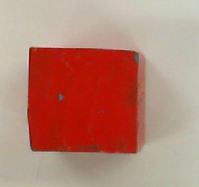
#> input picture gen_semantic_data/cube_shadow.png, 199 x 187 px, given in place of 0.png, which was not available
$ python accuracy.py
#> lines starting #> are read from the running program, lines starting #| are printed output that depends on the picture; pictures that were not available may be replaced by others from this repository, and a replacement may not be noted
import cv2
import numpy as np
import argparse
import os
import signal


label_list = [[0, 0, 0], [1, 1, 1], [2, 2, 2], [3, 3, 3]]
color_list = [[0, 0, 0], [255, 0, 0], [0, 255, 0], [0, 0, 255]]

parser = argparse.ArgumentParser()
parser.add_argument("--dst", type = str , default = "test_predictions/")
parser.add_argument("--label", type = str , default = "testannot/")
parser.add_argument("--path", type = str , default = "../data/3obj/")
parser.add_argument("--number", type = int , default = 200)
parser.add_argument("--visualize", type = int , default = 1)


args = parser.parse_args()
IMG_NUM = args.number


def keyBoardINT(signum, frame):
    print ('You pressed Ctrl+C!')
    os.kill(os.getpid(), signal.SIGKILL)
    exit(0)

class Accuracy(object):


    def __init__(self, path, dst_name, label_name):
        self.path = path
        self.dst_name = dst_name
        self.label_name = label_name
        self.img_id = 0
        self.accuracy_sum = 0

    def loadPicture(self, path, dst_name, label_name):
#> called with path = '../data/3obj/', dst_name = 'test_predictions/', label_name = 'testannot/'
        self.label = cv2.imread(path+label_name+str(self.img_id)+'.png')
#> self.label is the input picture: shape (187, 199, 3); mean B, G, R 115.2, 129.6, 181.9
        self.predict = cv2.imread(path+dst_name+str(self.img_id)+'.png')
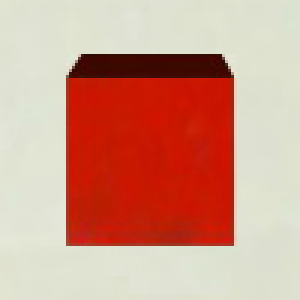
#> input picture gen_semantic_data/sim_cube_2.png, 100 x 100 px, given in place of 0.png, which was not available (shown 3 times larger)
#> self.predict is the input picture: shape (100, 100, 3); mean B, G, R 135.9, 154.4, 208.2

    def accuracyCalculate(self, size, label, color):
        for i in range(size):
            error = 0
            self.loadPicture(self.path, self.dst_name, self.label_name)
            if(self.label.shape[0] != self.predict.shape[0]
                    or self.label.shape[1] != self.predict.shape[1]):
                self.label = self.resize(self.label, self.predict)
#> in resize, `src = cv2.resize(src, (dst.shape[0], dst.shape[1]), interpolation=cv2...`:
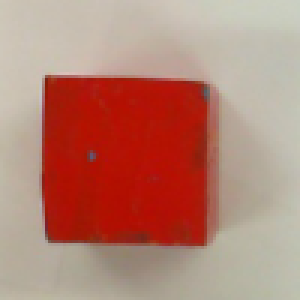
#> src: shape (100, 100, 3) (shown 3 times larger); mean B, G, R 115.2, 129.6, 181.9
            self.error_map = self.label.copy()

            for i in range(self.label.shape[0]):
                for j in range(self.label.shape[1]):
                    if (((self.label[i, j, :] == label_list[0]).all() and (self.predict[i, j, :] == color_list[0]).all())
                            or ((self.label[i, j, :] == label_list[1]).all() and (self.predict[i, j, :] == color_list[1]).all())
                            or ((self.label[i, j, :] == label_list[2]).all() and (self.predict[i, j, :] == color_list[2]).all())
                            or ((self.label[i, j, :] == label_list[3]).all() and (self.predict[i, j, :] == color_list[3]).all())):
                        self.error_map[i, j, :] = [0, 0, 0]
                    else:
                        self.error_map[i, j, :] = [255, 255, 255]
                        error += 1
#> self.error_map: shape (100, 100, 3); every value is 255
#> after the loop, error = 10000

            self.img_id += 1
            print('\rimg_id: '+str(self.img_id)+'\t accuracy:'+'%.2f' %(100 - (error/(self.error_map.shape[0]*self.error_map.shape[1]))*100)+'%', end='')
#| img_id: 1	 accuracy:0.00%
            self.accuracy_sum += 100 - (error/(self.error_map.shape[0]*self.error_map.shape[1]))*100;
#> self.accuracy_sum = 0
            if self.img_id == IMG_NUM:
                print('\naverage accuracy: %.2f' %(self.accuracy_sum/self.img_id) +'%')

            if args.visualize:
                cv2.imshow('error_map', self.error_map)
                cv2.imshow('predict', self.predict)
                cv2.imshow('label', self.label*60)
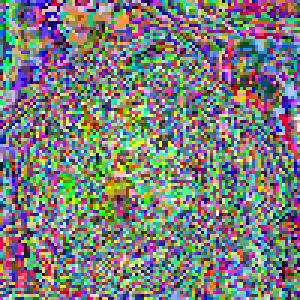
#> window 'label': shape (100, 100, 3) (shown 3 times larger); mean B, G, R 123.9, 125.7, 124.2
                cv2.waitKey(0)

    def resize(self, src, dst):
        src = cv2.resize(src, (dst.shape[0], dst.shape[1]), interpolation=cv2.INTER_AREA)
        return src

if __name__ == "__main__":

    signal.signal(signal.SIGINT, keyBoardINT)
    signal.signal(signal.SIGTERM, keyBoardINT)
    accuracy = Accuracy(args.path, args.dst, args.label)
#> (the run stopped early here; a loop or call above may not have finished)
